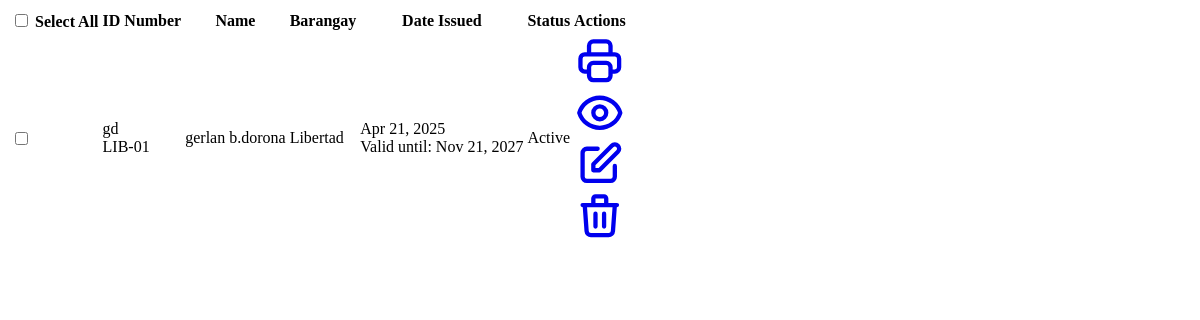
The app's page /dashboard/id-cards/search/, older data.
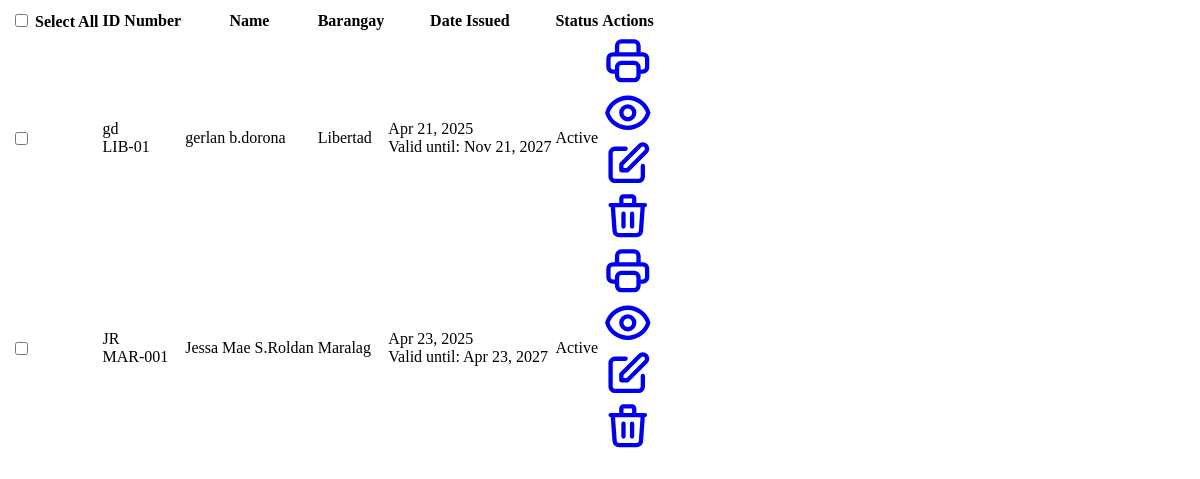
The same page, newer data.
### core/models.py (models this page shows, shortened)
class IdentificationCard(models.Model):
    person = models.ForeignKey(Person, on_delete=models.CASCADE, related_name='id_cards')
    id_number = models.CharField(max_length=50, unique=True)
    date_issued = models.DateField()
    valid_until = models.DateField()
    is_active = models.BooleanField(default=True)
    issued_by = models.CharField(max_length=255)
    purpose = models.CharField(max_length=255, blank=True)
    remarks = models.TextField(blank=True)
    class Meta:
        verbose_name_plural = 'Identification Cards'

class Person(models.Model):
    GENDER_CHOICES = [
        ('M', 'Male'),
        ('F', 'Female'),
        ('O', 'Other'),
    ]
    CIVIL_STATUS_CHOICES = [
        ('S', 'Single'),
        ('M', 'Married'),
        ('W', 'Widowed'),
        ('D', 'Divorced'),
        ('SP', 'Separated'),
        ('L', 'Live-in'),
    ]
    id = models.UUIDField(primary_key=True, default=uuid.uuid4, editable=False)
    barangay = models.ForeignKey(Barangay, on_delete=models.CASCADE, related_name='residents')
    user = models.OneToOneField(User, on_delete=models.SET_NULL, null=True, blank=True, related_name='profile')
    last_name = models.CharField(max_length=100)
    first_name = models.CharField(max_length=100)
    middle_name = models.CharField(max_length=100, blank=True)
    suffix = models.CharField(max_length=10, blank=True, help_text='Jr., Sr., III, etc.')
    profile_picture = models.ImageField(upload_to='profile_pictures/', null=True, blank=True, help_text='Profile picture of the person')
    date_of_birth = models.DateField()
    place_of_birth = models.CharField(max_length=255)
    age = models.PositiveIntegerField(null=True, blank=True, editable=False)
    gender = models.CharField(max_length=1, choices=GENDER_CHOICES)
    civil_status = models.CharField(max_length=2, choices=CIVIL_STATUS_CHOICES)
    religion = models.CharField(max_length=100, blank=True)
    phone_regex = RegexValidator(regex=r'^\+?1?\d{9,15}$', message="Phone number must be entered in the format: '+999999999'. Up to 15 digits allowed.")
    contact_number = models.CharField(validators=[phone_regex], max_length=17, blank=True)
    address_line1 = models.CharField(max_length=255, help_text='House/Lot/Unit No., Building Name, Block, Street')
    address_line2 = models.CharField(max_length=255, blank=True, help_text='Subdivision, Village, Zone, Sitio, Purok')
    postal_code = models.CharField(max_length=10)
    is_active = models.BooleanField(default=True)
    class Meta:
        ordering = ['last_name', 'first_name']
        verbose_name_plural = 'People'
        indexes = [
            models.Index(fields=['last_name', 'first_name']),
            models.Index(fields=['date_of_birth']),
            models.Index(fields=['barangay']),
        ]
    def full_name(self):
        if self.middle_name:
            middle_initial = f" {self.middle_name[0]}."
        else:
            middle_initial = " "
        full_name = f"{self.first_name}{middle_initial}{self.last_name}"
        if self.suffix:
            full_name = f"{full_name}, {self.suffix}"
        return full_name

class Barangay(models.Model):
    name = models.CharField(max_length=100)
    municipality = models.CharField(max_length=100)
    province = models.CharField(max_length=100)
    zip_code = models.CharField(max_length=10)
    class Meta:
        verbose_name_plural = 'Barangays'

### core/views.py (the view)
# urls.py: path('dashboard/id-cards/search/', id_card_search, name='id_card_search'),
def id_card_search(request):
    form = IdentificationCardSearchForm(request.POST)
    id_cards = IdentificationCard.objects.all().select_related('person')
    if form.is_valid():
        search_query = form.cleaned_data.get('search')
        status = form.cleaned_data.get('status')
        if search_query:
            id_cards = id_cards.filter(
                Q(id_number__icontains=search_query) |
                Q(person__first_name__icontains=search_query) |
                Q(person__last_name__icontains=search_query)
            )
        if status == 'active':
            id_cards = id_cards.filter(is_active=True)
        elif status == 'expired':
            id_cards = id_cards.filter(is_active=False)
    html = render_to_string(
        'dashboard/includes/id_cards_table.html',
        {'id_cards': id_cards}
    )
    return HttpResponse(html)

### templates/dashboard/includes/id_cards_table.html (shortened to what the changed rows need)
<table class="min-w-full divide-y divide-gray-200">
    <thead class="bg-gray-50">
        <tr>
            <th class="px-4 py-3 text-left text-xs font-medium text-gray-500 uppercase tracking-wider">
                <div class="flex items-center">
                    <input id="select-all" type="checkbox" class="h-4 w-4 text-indigo-600 focus:ring-indigo-500 border-gray-300 rounded">
                    <label for="select-all" class="ml-2 sr-only">Select All</label>
                </div>
            </th>
            <th class="px-6 py-3 text-left text-xs font-medium text-gray-500 uppercase tracking-wider">ID Number</th>
            <th class="px-6 py-3 text-left text-xs font-medium text-gray-500 uppercase tracking-wider">Name</th>
            <th class="px-6 py-3 text-left text-xs font-medium text-gray-500 uppercase tracking-wider">Barangay</th>
            <th class="px-6 py-3 text-left text-xs font-medium text-gray-500 uppercase tracking-wider">Date Issued</th>
            <th class="px-6 py-3 text-left text-xs font-medium text-gray-500 uppercase tracking-wider">Status</th>
            <th class="px-6 py-3 text-right text-xs font-medium text-gray-500 uppercase tracking-wider">Actions</th>
        </tr>
    </thead>
    <tbody class="bg-white divide-y divide-gray-200">
        {% for card in id_cards %}
        <tr class="hover:bg-gray-50 transition-colors duration-150">
            <td class="px-4 py-4 whitespace-nowrap">
                <div class="flex items-center">
                    <input type="checkbox" name="ids" value="{{ card.pk }}" class="card-checkbox h-4 w-4 text-indigo-600 focus:ring-indigo-500 border-gray-300 rounded">
                </div>
            </td>
            <td class="px-6 py-4 whitespace-nowrap">
                <div class="flex items-center">
                    <div class="flex-shrink-0 h-10 w-10 bg-indigo-100 rounded-full flex items-center justify-center">
                        <span class="text-indigo-700 font-medium">{{ card.person.first_name|slice:":1" }}{{ card.person.last_name|slice:":1" }}</span>
                    </div>
                    <div class="ml-4">
                        <div class="text-sm font-medium text-gray-900 font-mono">{{ card.id_number }}</div>
                    </div>
                </div>
            </td>
            <td class="px-6 py-4 whitespace-nowrap">
                <div class="text-sm font-medium text-gray-900">{{ card.person.full_name }}</div>
            </td>
            <td class="px-6 py-4 whitespace-nowrap">
                <div class="text-sm text-gray-500">{{ card.person.barangay.name }}</div>
            </td>
            <td class="px-6 py-4 whitespace-nowrap">
                <div class="text-sm text-gray-500">{{ card.date_issued|date:"M d, Y" }}</div>
                <div class="text-xs text-gray-400">Valid until: {{ card.valid_until|date:"M d, Y" }}</div>
            </td>
            <td class="px-6 py-4 whitespace-nowrap">
                {% if card.is_active %}
                    <span class="px-2 inline-flex text-xs leading-5 font-semibold rounded-full bg-green-100 text-green-800">Active</span>
                {% else %}
                    <span class="px-2 inline-flex text-xs leading-5 font-semibold rounded-full bg-red-100 text-red-800">Expired</span>
                {% endif %}
            </td>
            <td class="px-6 py-4 whitespace-nowrap text-right text-sm font-medium">
                <div class="flex justify-end space-x-2">
                    <a href="{% url 'id_card_direct_print' card.pk %}" class="text-blue-600 hover:text-blue-900" title="Print ID Card">
                    </a>
                    <a href="{% url 'id_card_detail' card.pk %}" class="text-indigo-600 hover:text-indigo-900" title="View Details">
                    </a>
                    <a href="{% url 'id_card_update' card.pk %}" class="text-yellow-600 hover:text-yellow-900" title="Edit">
                        <svg xmlns="http://www.w3.org/2000/svg" class="h-5 w-5" fill="none" viewBox="0 0 24 24" stroke="currentColor">
                            <path stroke-linecap="round" stroke-linejoin="round" stroke-width="2" d="M11 5H6a2 2 0 00-2 2v11a2 2 0 002 2h11a2 2 0 002-2v-5m-1.414-9.414a2 2 0 112.828 2.828L11.828 15H9v-2.828l8.586-8.586z" />
                        </svg>
                    </a>
                    <a href="{% url 'id_card_delete' card.pk %}" class="text-red-600 hover:text-red-900" title="Delete">
                        <svg xmlns="http://www.w3.org/2000/svg" class="h-5 w-5" fill="none" viewBox="0 0 24 24" stroke="currentColor">
                            <path stroke-linecap="round" stroke-linejoin="round" stroke-width="2" d="M19 7l-.867 12.142A2 2 0 0116.138 21H7.862a2 2 0 01-1.995-1.858L5 7m5 4v6m4-6v6m1-10V4a1 1 0 00-1-1h-4a1 1 0 00-1 1v3M4 7h16" />
                        </svg>
                    </a>
                </div>
            </td>
        </tr>
        {% endfor %}
    </tbody>
</table>

Row changes from the older to the newer data that the page shows:
added IdentificationCard: person.first_name "J", person.last_name "R", id_number "MAR-001", person.full_name "Jessa Mae S.Roldan", person.barangay.name "Maralag", date_issued "Apr 23, 2025", valid_until "Apr 23, 2027", is_active "Active"
